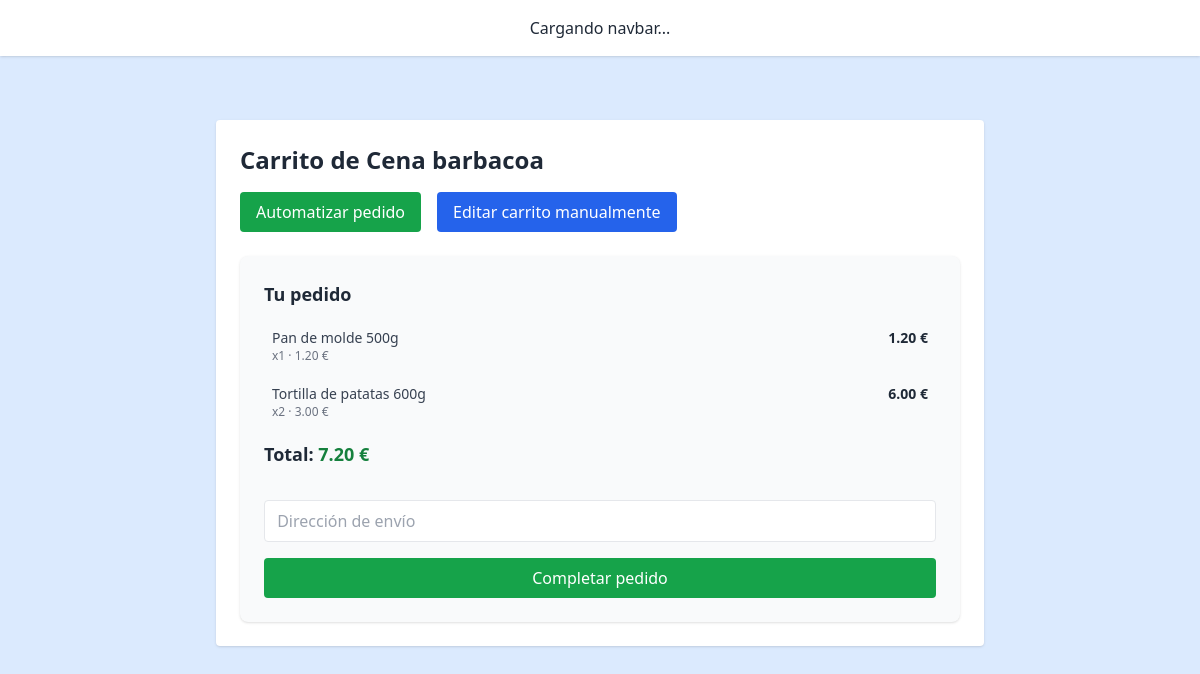
The app's page /cart/17/ (signed in), older data.
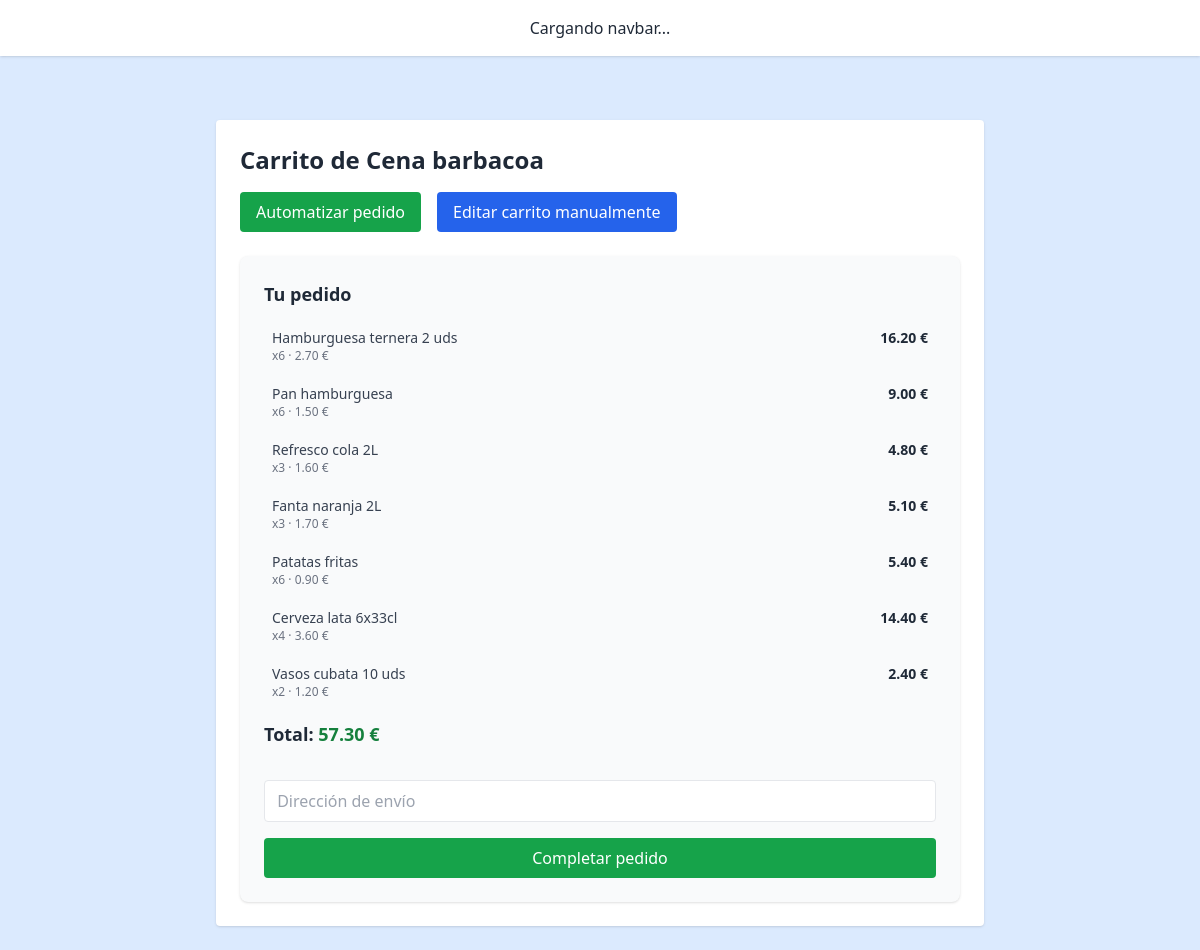
The same page, newer data.
### core/models/product.py (models this page shows, shortened)
class Product(models.Model):
    name = models.TextField(max_length=100, help_text="Nombre del producto")
    price = models.DecimalField(max_digits=6, decimal_places=2, help_text="Precio del producto")
    stock = models.PositiveIntegerField(default=0, help_text="Cantidad disponible en el inventario")
    categories = models.ManyToManyField(Category, related_name='products')
    image = models.ImageField(upload_to='product_images/', blank=True, null=True, help_text="Imagen del producto")
    weight_kg = models.FloatField(
        null=True, blank=True,
        help_text="Peso total o capacidad del paquete del producto (en kilogramos o Litros). Ej: 0.5 para 500 gramos"
    )
    units = models.PositiveIntegerField(
        null=True, blank=True,
        help_text="Cantidad de unidades individuales que contiene el paquete. Ej: 6 para un pack de 6 latas"
    )
    weight_per_unit_kg = models.FloatField(
        null=True, blank=True,
        help_text="Peso o capacidad de una unidad del producto, si aplica (en kilogramos o litros). Ej: 0.33 para una lata de 330 ml"
    )
    description = models.TextField(
        blank=True,
        help_text="Descripción del producto (ingredientes, uso, etc.) para ayudar a OpenAI a planificar mejor"
    )

### core/models/cart_product.py (models this page shows, shortened)
class CartProduct(models.Model):
    cart = models.ForeignKey(Cart, on_delete=models.CASCADE, help_text="El carrito al que pertenece este producto")
    product = models.ForeignKey(Product, on_delete=models.CASCADE, help_text="El producto que está en el carrito")
    quantity = models.PositiveIntegerField(default=1, help_text="Cantidad de este producto en el carrito")

### core/views.py (the view)
# urls.py: path('cart/<int:pk>/', cart_detail_view, name='cart_detail'),
def cart_detail_view(request, pk):
    cart = get_object_or_404(Cart, pk=pk)
    if request.user not in cart.group.members.all() and not request.user.is_staff:
        return HttpResponseForbidden("No puedes ver este carrito.")
    cart_items = cart.cartproduct_set.select_related("product")
    products = [item.product for item in cart_items]
    total_price = sum(item.quantity * item.product.price for item in cart_items)
    return render(request, "core/cart/cart_detail.html", {
        "cart": cart,
        "group": cart.group,
        "cart_items": cart_items,
        "products": products,
        "total_price": total_price,
        "explanation": None
    })

### core/templatetags/custom_filters.py (called while the page is built)
@register.filter
def multiply(value, arg):
    try:
        return float(value) * float(arg)
    except (ValueError, TypeError):
        return ''

### core/templates/core/cart/cart_detail.html (shortened to what this page needs)
{% extends "base.html" %}
{% load custom_filters %}
{% block content %}
<div class="bg-white p-6 rounded shadow max-w-3xl mx-auto mt-10">
  <h2 class="text-2xl font-bold mb-4">Carrito de {{ group.name }}</h2>
  <div class="flex space-x-4 mb-6">
    <button
        hx-post="{% url 'cart_generate' cart.pk %}"
        hx-headers='{"X-CSRFToken": "{{ csrf_token }}"}'
        hx-target="body"
        hx-swap="outerHTML"
        class="bg-green-600 text-white px-4 py-2 rounded hover:bg-green-700"
    >
         Automatizar pedido
    </button>
    <a href="{% url 'cart_edit' cart.pk %}" class="bg-blue-600 text-white px-4 py-2 rounded hover:bg-blue-700">
     Editar carrito manualmente
    </a>
  </div>
  <div class="bg-gray-50 rounded-lg p-6 shadow">
    <h3 class="text-lg font-bold mb-4"> Tu pedido</h3>
    {% if cart_items %}
    <ul class="space-y-3 mb-4 text-sm text-gray-700">
        {% for product in products %}
          {% for item in cart_items %}
            {% if item.product.id == product.id %}
              <li
                class="flex justify-between hover:bg-blue-50 rounded px-2 py-1 transition cursor-pointer"
                hx-get="{% url 'product_detail_card' product.pk %}"
                hx-target="body"
                hx-swap="beforeend"
              >
                <div>
                  <p class="font-medium truncate">{{ product.name }}</p>
                  <p class="text-xs text-gray-500">x{{ item.quantity }} &middot; {{ product.price|floatformat:2 }} €</p>
                </div>
                <div class="font-semibold text-gray-800">
                  {% with total=product.price|multiply:item.quantity %}
                    {{ total|floatformat:2 }} €
                  {% endwith %}
                </div>
              </li>
            {% endif %}
          {% endfor %}
        {% endfor %}
    </ul>
      <p class="text-lg font-semibold mb-4">
        Total: <span class="text-green-700">{{ total_price|floatformat:2 }} €</span>
      </p>
      {% if request.user == cart.group.creator or request.user.is_staff %}
        <form method="POST" action="{% url 'order_create' cart.pk %}" class="space-y-4" hx-post="{% url 'order_create' cart.pk %}"  hx-target="#order-errors"  hx-swap="innerHTML">
          <input type="text" name="direccion" placeholder=" Dirección de envío" class="w-full p-2 border rounded" required>
          <button class="w-full bg-green-600 hover:bg-green-700 text-white py-2 rounded">
             Completar pedido
          </button>
        </form>
      {% endif %}
    {% else %}
      <p class="text-gray-600">Aún no hay productos en este carrito.</p>
    {% endif %}
  </div>
{% endblock %}

Row changes from the older to the newer data that the page shows:
no longer on this page (row unchanged): Product: name "Pan de molde 500g", price "1.20"
removed CartProduct: quantity "1", total "1.20"
no longer on this page (row unchanged): Product: name "Tortilla de patatas 600g", price "3.00"
removed CartProduct: quantity "2", total "6.00"
now on this page (row unchanged): Product: name "Hamburguesa ternera 2 uds", price "2.70"
added CartProduct: quantity "6", total "16.20"
now on this page (row unchanged): Product: name "Pan hamburguesa", price "1.50"
added CartProduct: quantity "6", total "9.00"
now on this page (row unchanged): Product: name "Refresco cola 2L", price "1.60"
added CartProduct: quantity "3", total "4.80"
now on this page (row unchanged): Product: name "Fanta naranja 2L", price "1.70"
added CartProduct: quantity "3", total "5.10"
now on this page (row unchanged): Product: name "Patatas fritas", price "0.90"
added CartProduct: quantity "6", total "5.40"
now on this page (row unchanged): Product: name "Cerveza lata 6x33cl", price "3.60"
added CartProduct: quantity "4", total "14.40"
now on this page (row unchanged): Product: name "Vasos cubata 10 uds", price "1.20"
added CartProduct: quantity "2", total "2.40"
Text that changed along with them:
{{ total_price|floatformat:2 }}: "7.20" → "57.30"
